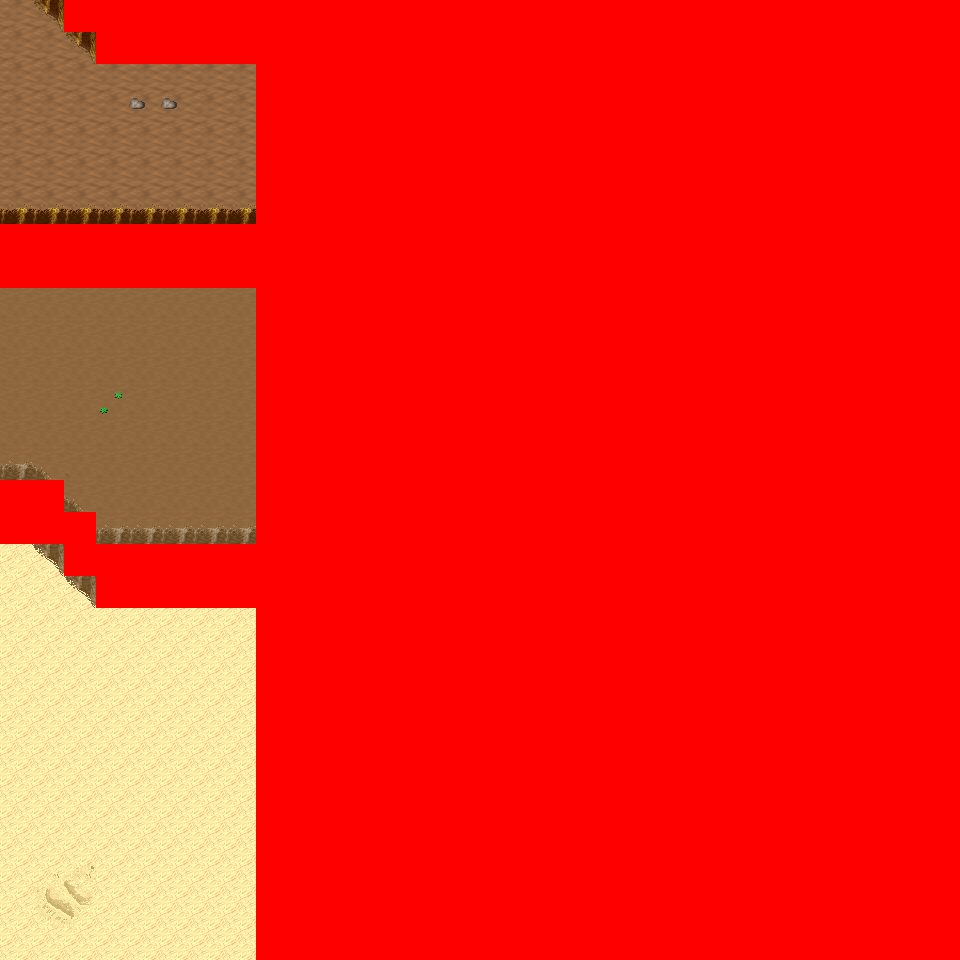

This game map was drawn from its Tiled (.tmx) file and the tilesets committed beside it. A one-line description and the trimmed map source follow:
An orthogonal 30x30 tile map with 32x32 px tiles, 6 tile layers (Ground, Object, Object2, Above, ...), 11 tilesets and 5 objects (5x mapchange).

<map version="1.0" orientation="orthogonal" renderorder="right-down" width="30" height="30" tilewidth="32" tileheight="32" nextobjectid="6">
  <tileset firstgid="1" name="tileset_logic_collision" tilewidth="32" tileheight="32" tilecount="1" columns="1">
    <image source="../drawable/tileset_logic_collision.png" width="32" height="32" />
  </tileset>
  <tileset firstgid="2" name="tileset_ground_ground" tilewidth="32" tileheight="32" tilecount="33" columns="3">
    <image source="../drawable/tileset_ground_ground.png" width="96" height="352" />
  </tileset>
  <tileset firstgid="35" name="tileset_ground_ridge_earth_pale" tilewidth="32" tileheight="32" tilecount="96" columns="12">
    <image source="../drawable/tileset_ground_ridge_earth_pale.png" width="384" height="256" />
  </tileset>
  <tileset firstgid="131" name="tileset_ground_ridge_earth_dark" tilewidth="32" tileheight="32" tilecount="96" columns="12">
    <image source="../drawable/tileset_ground_ridge_earth_dark.png" width="384" height="256" />
  </tileset>
  <tileset firstgid="227" name="tileset_terrain_desert" tilewidth="32" tileheight="32" tilecount="88" columns="8">
    <image source="../drawable/tileset_terrain_desert.png" width="256" height="352" />
  </tileset>
  <tileset firstgid="315" name="tileset_ground_sand_2" tilewidth="32" tileheight="32" tilecount="15" columns="5">
    <image source="../drawable/tileset_ground_sand_2.png" width="160" height="96" />
  </tileset>
  <tileset firstgid="330" name="tileset_plant_cactus_2" tilewidth="32" tileheight="32" tilecount="10" columns="5">
    <image source="../drawable/tileset_plant_cactus_2.png" width="160" height="64" />
  </tileset>
  <tileset firstgid="340" name="tileset_plant_cactus" tilewidth="32" tileheight="32" tilecount="2" columns="1">
    <image source="../drawable/tileset_plant_cactus.png" width="32" height="64" />
  </tileset>
  <tileset firstgid="342" name="tileset_plant_tree_evergreen" tilewidth="32" tileheight="32" tilecount="36" columns="3">
    <image source="../drawable/tileset_plant_tree_evergreen.png" width="96" height="384" />
  </tileset>
  <tileset firstgid="378" name="tileset_ground_rock_pebbles" tilewidth="32" tileheight="32" tilecount="3" columns="1">
    <image source="../drawable/tileset_ground_rock_pebbles.png" width="32" height="96" />
  </tileset>
  <tileset firstgid="381" name="tileset_plant_star_shaped_plants" tilewidth="32" tileheight="32" tilecount="6" columns="2">
    <image source="../drawable/tileset_plant_star_shaped_plants.png" width="64" height="96" />
  </tileset>
  <layer name="Ground" width="30" height="30">
    <data>[900 cells, 900 non-empty, 12 distinct tile ids]</data>
  </layer>
  <layer name="Object" width="30" height="30">
    <data>[900 cells, 68 non-empty, 16 distinct tile ids]</data>
  </layer>
  <layer name="Object2" width="30" height="30">
    <data>[900 cells, 0 non-empty, 0 distinct tile ids]</data>
  </layer>
  <layer name="Above" width="30" height="30">
    <data>[900 cells, 1 non-empty, 1 distinct tile ids]</data>
  </layer>
  <layer name="Above2" width="30" height="30">
    <data>[900 cells, 0 non-empty, 0 distinct tile ids]</data>
  </layer>
  <layer name="Walkable" width="30" height="30">
    <data>[900 cells, 703 non-empty, 1 distinct tile ids]</data>
  </layer>
  <objectgroup name="MapEvents">
    <object id="1" name="north" type="mapchange" x="0" y="0" width="64" height="32">
      <properties>
        <property name="map" value="0_ados_mountain_n2_w2_x3_y0" />
        <property name="place" value="south" />
      </properties>
    </object>
    <object id="2" name="south" type="mapchange" x="0" y="928" width="256" height="32">
      <properties>
        <property name="map" value="0_ados_mountain_n2_w2_x3_y2" />
        <property name="place" value="north" />
      </properties>
    </object>
    <object id="3" name="west" type="mapchange" x="0" y="0" width="32" height="224">
      <properties>
        <property name="map" value="0_ados_mountain_n2_w2_x2_y1" />
        <property name="place" value="east" />
      </properties>
    </object>
    <object id="4" name="west2" type="mapchange" x="0" y="288" width="32" height="192">
      <properties>
        <property name="map" value="0_ados_mountain_n2_w2_x2_y1" />
        <property name="place" value="east2" />
      </properties>
    </object>
    <object id="5" name="west3" type="mapchange" x="0" y="544" width="32" height="416">
      <properties>
        <property name="map" value="0_ados_mountain_n2_w2_x2_y1" />
        <property name="place" value="east3" />
      </properties>
    </object>
  </objectgroup>
</map>
